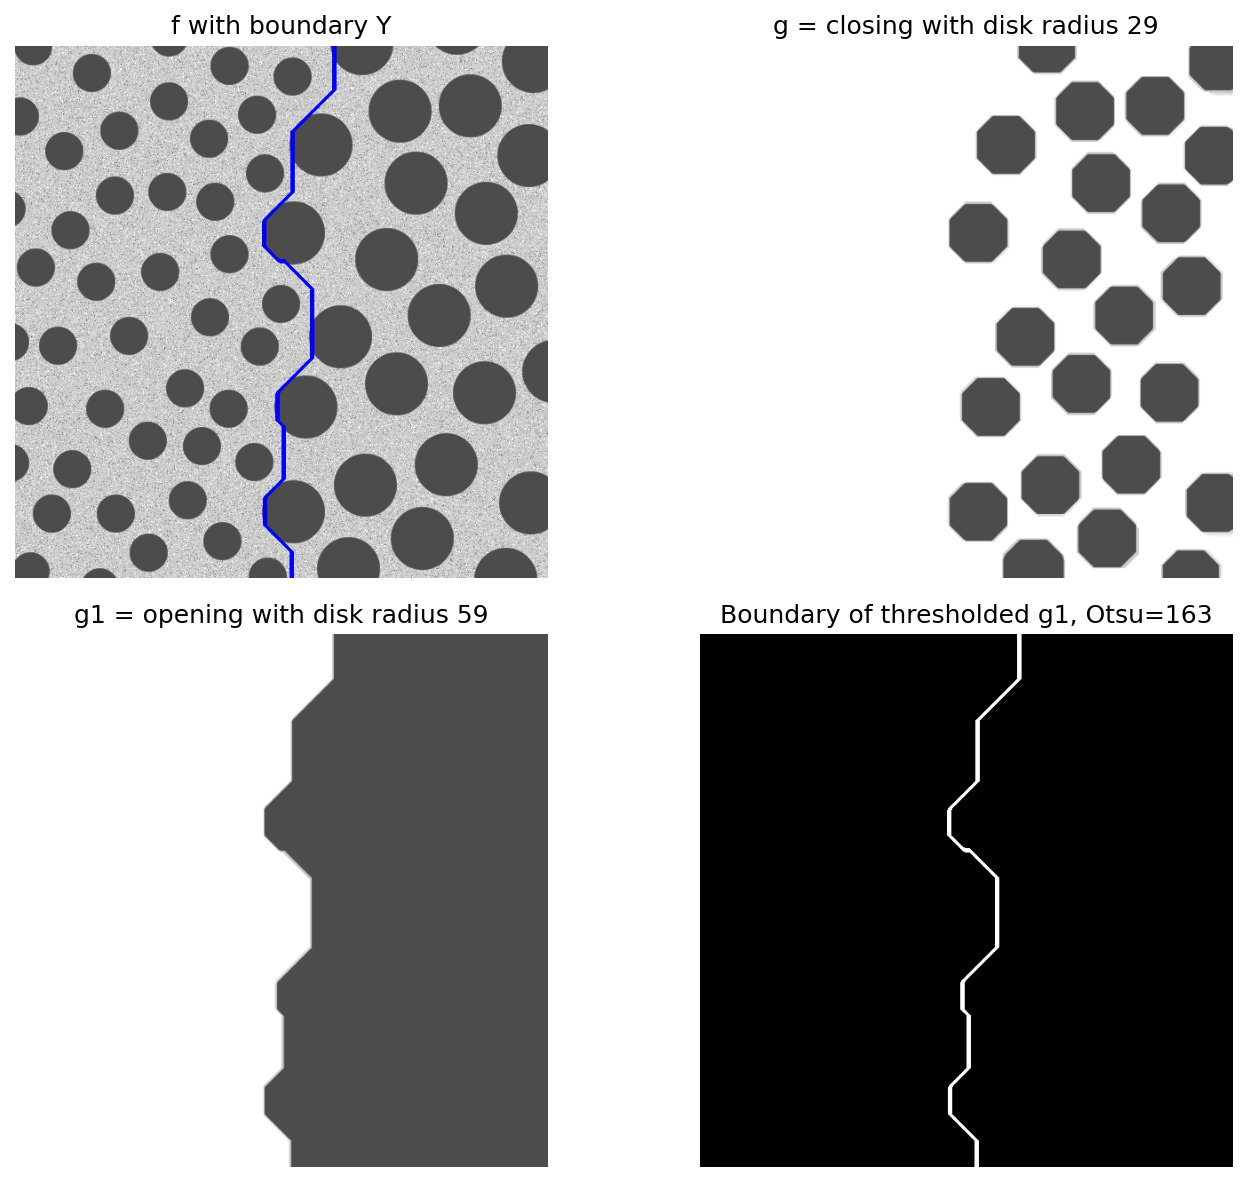

The script that saved this image:
import numpy as np
import matplotlib.pyplot as plt
from PIL import Image
from skimage.filters import threshold_otsu
import sys
from pathlib import Path
import ia870 as ia
from General.mmshow import mmshow
from libDIPUM.data_path import dip_data

# %% Figure945

# %% Data
f = np.array(Image.open(dip_data('dark-blobs-on-light-background.tif')))
if f.ndim == 3:
    f = f[..., 0]

# %% Closing the dark patches
g = ia.iaclose(f, ia.iasedisk(29, '2D', 'OCTAGON'))

# %% Closing the clear patches
g1 = ia.iaopen(g, ia.iasedisk(59, '2D', 'OCTAGON'))

# %% Computing the boundary
level_val = threshold_otsu(g1)
level_norm = float(level_val) / 255.0
X = g1 > level_val
Y = ia.iagradm(X, ia.iasecross(1), ia.iasecross(0))
Yd = ia.iadil(Y, ia.iasecross(2))

# %% Display
try:
    _raw = input('Enonce (1) ou corrige (2) : ').strip()
    Choix = int(_raw) if _raw else 1
except Exception:
    Choix = 1

fig1 = plt.figure(1, figsize=(10, 8))
try:
    fig1.canvas.manager.set_window_title('Figure 9.45')
except Exception:
    pass

if Choix == 1:
    plt.subplot(1, 2, 1)
    plt.imshow(f, cmap='gray')
    plt.axis('off')

    plt.subplot(1, 2, 2)
    mmshow(f, Yd, Yd, Yd)
    plt.title('f with boundary Y')
    plt.axis('off')
else:
    ax1 = plt.subplot(2, 2, 1)
    mmshow(f, Yd, Yd, Yd)
    plt.title('f with boundary Y')
    plt.axis('off')

    ax2 = plt.subplot(2, 2, 2)
    plt.imshow(g, cmap='gray', vmin=0, vmax=255)
    plt.title('g = closing with disk radius 29')
    plt.axis('off')

    ax3 = plt.subplot(2, 2, 3)
    plt.imshow(g1, cmap='gray', vmin=0, vmax=255)
    plt.title('g1 = opening with disk radius 59')
    plt.axis('off')

    ax4 = plt.subplot(2, 2, 4)
    plt.imshow(Yd, cmap='gray')
    plt.title(f'Boundary of thresholded g1, Otsu={int(round(level_norm * 255))}')
    plt.axis('off')

plt.tight_layout()

# Figure with histograms
fig2 = plt.figure(2, figsize=(10, 8))

bins = np.arange(0, 256)

def _hist255(img):
    c, _ = np.histogram(np.asarray(img).ravel(), bins=np.arange(-0.5, 256.5, 1.0))
    return c

plt.subplot(2, 2, 1)
plt.bar(bins, _hist255(f))
plt.title('hist(f)')

plt.subplot(2, 2, 2)
plt.bar(bins, _hist255(g))
plt.title('hist(g)')

plt.subplot(2, 2, 3)
plt.bar(bins, _hist255(g1))
plt.title('hist(g1)')

plt.tight_layout()

# %% Print
if Choix == 1:
    fig1.savefig('Figure945Enonce.png', dpi=150, bbox_inches='tight')
else:
    fig1.savefig('Figure945.png', dpi=150, bbox_inches='tight')

plt.show()
